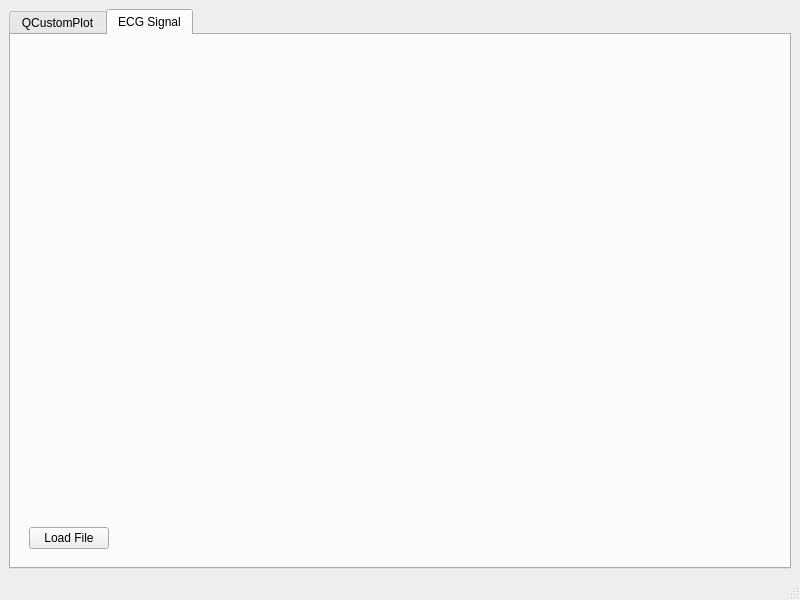
<?xml version="1.0" encoding="UTF-8"?>
<ui version="4.0">
 <class>MainWindow</class>
 <widget class="QMainWindow" name="MainWindow">
  <property name="geometry">
   <rect>
    <x>0</x>
    <y>0</y>
    <width>800</width>
    <height>600</height>
   </rect>
  </property>
  <property name="windowTitle">
   <string>Exercise 3</string>
  </property>
  <widget class="QWidget" name="centralwidget">
   <layout class="QVBoxLayout" name="verticalLayout_2">
    <item>
     <widget class="QTabWidget" name="tabWidget">
      <property name="currentIndex">
       <number>1</number>
      </property>
      <widget class="QWidget" name="tab_1">
       <attribute name="title">
        <string>QCustomPlot</string>
       </attribute>
       <layout class="QVBoxLayout" name="verticalLayout">
        <item>
         <widget class="QCustomPlot" name="qcpwidget" native="true"/>
        </item>
       </layout>
      </widget>
      <widget class="QWidget" name="tab_2">
       <attribute name="title">
        <string>ECG Signal</string>
       </attribute>
       <layout class="QVBoxLayout" name="verticalLayout">
        <item>
         <widget class="QLabel" name="pathLabel">
          <property name="sizePolicy">
           <sizepolicy hsizetype="Preferred" vsizetype="Fixed">
            <horstretch>0</horstretch>
            <verstretch>0</verstretch>
           </sizepolicy>
          </property>
          <property name="text">
           <string/>
          </property>
         </widget>
        </item>
        <item>
         <widget class="QCustomPlot" name="ecgwidget" native="true"/>
        </item>
        <item>
         <widget class="QWidget" name="widget" native="true">
          <property name="sizePolicy">
           <sizepolicy hsizetype="Preferred" vsizetype="Fixed">
            <horstretch>0</horstretch>
            <verstretch>0</verstretch>
           </sizepolicy>
          </property>
          <layout class="QHBoxLayout" name="horizontalLayout_2">
           <item>
            <widget class="QPushButton" name="loadButton">
             <property name="sizePolicy">
              <sizepolicy hsizetype="Fixed" vsizetype="Fixed">
               <horstretch>0</horstretch>
               <verstretch>0</verstretch>
              </sizepolicy>
             </property>
             <property name="text">
              <string>Load File</string>
             </property>
            </widget>
           </item>
           <item>
            <widget class="QLabel" name="infoLabel">
             <property name="text">
              <string/>
             </property>
            </widget>
           </item>
          </layout>
         </widget>
        </item>
       </layout>
      </widget>
     </widget>
    </item>
   </layout>
  </widget>
  <widget class="QMenuBar" name="menubar">
   <property name="geometry">
    <rect>
     <x>0</x>
     <y>0</y>
     <width>800</width>
     <height>17</height>
    </rect>
   </property>
  </widget>
  <widget class="QStatusBar" name="statusbar"/>
 </widget>
 <customwidgets>
  <customwidget>
   <class>QCustomPlot</class>
   <extends>QWidget</extends>
   <header>./ui/qcustomplot/qcustomplot.h</header>
   <container>1</container>
  </customwidget>
 </customwidgets>
 <resources/>
 <connections/>
</ui>
